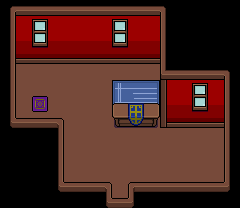

This is a level from a 2D game, rendered from its Tiled map with the project's own tilesets. A one-line summary and the complete map file follow:
An orthogonal 15x13 tile map with 16x16 px tiles, 3 tile layers (Base Layer, Ground Layer, Upper Layer), 3 tilesets and 6 objects (3x WorldObject, Entrance, Talk_Woodworker, NPC_7).

<map version="1.10" tiledversion="1.10.2" orientation="orthogonal" renderorder="right-down" width="15" height="13" tilewidth="16" tileheight="16" infinite="0" nextlayerid="10" nextobjectid="47">
 <properties>
  <property name="BuildingID" type="int" value="22" />
  <property name="MapType" value="Town" />
 </properties>
 <tileset firstgid="1" source="../Tilesets/tilesetHouses.tsx" />
 <tileset firstgid="521" source="../Tilesets/tsWalls_Floors.tsx" />
 <tileset firstgid="1005" source="../Tilesets/Decor.tsx" />
 <layer id="6" name="Base Layer" width="15" height="13">
  <data encoding="csv">
588,588,588,588,588,588,588,588,588,588,588,588,588,588,588,
588,699,699,699,699,699,699,699,699,699,588,588,588,588,588,
588,721,721,721,721,721,721,721,721,721,588,588,588,588,588,
588,743,743,743,743,743,743,743,743,743,588,588,588,588,588,
588,895,895,895,895,895,895,895,895,895,588,588,588,588,588,
588,895,895,895,895,895,895,895,895,895,699,699,699,699,588,
588,895,895,895,895,895,895,895,895,895,721,721,721,721,588,
588,895,895,895,895,895,895,895,895,895,743,743,743,743,588,
588,588,588,588,895,895,895,895,895,895,895,895,895,895,588,
588,588,588,588,895,895,895,895,895,895,895,895,895,895,588,
588,588,588,588,895,895,895,895,895,895,895,895,895,895,588,
588,588,588,588,895,895,895,895,895,895,895,895,895,895,588,
588,588,588,588,588,588,588,895,588,588,588,588,588,588,588
</data>
 </layer>
 <layer id="7" name="Ground Layer" width="15" height="13">
  <data encoding="csv">
631,544,544,544,544,544,544,544,544,544,632,566,566,566,566,
633,566,2086,566,0,0,0,2086,0,0,655,566,566,566,566,
633,566,2109,566,0,0,0,2109,0,0,655,566,566,566,566,
633,610,610,610,610,610,610,610,610,610,655,0,0,0,0,
633,0,0,0,0,0,0,0,0,0,543,544,544,544,632,
633,0,0,0,0,0,0,2126,2127,2128,565,0,2086,0,655,
633,0,2106,0,0,0,0,2149,2150,2151,587,0,2109,0,655,
653,0,0,0,0,0,0,443,445,446,609,610,610,610,655,
0,0,0,633,0,0,0,0,0,0,0,0,0,0,655,
0,0,0,633,0,0,0,0,0,0,0,0,0,0,655,
0,0,0,633,0,0,0,0,0,0,0,0,0,0,655,
0,0,0,653,0,0,0,0,0,0,0,0,0,0,654,
566,566,566,566,566,566,653,0,654,566,566,566,566,566,566
</data>
 </layer>
 <layer id="8" name="Upper Layer" width="15" height="13">
  <data encoding="csv">
0,0,0,0,0,0,0,0,0,0,0,0,0,0,0,
0,0,0,0,0,0,0,0,0,0,0,0,0,0,0,
0,0,0,0,0,0,0,0,0,0,0,0,0,0,0,
0,0,0,0,0,0,0,0,0,0,0,0,0,0,0,
0,0,0,0,0,0,0,0,0,0,0,0,0,0,0,
0,0,0,0,0,0,0,0,0,0,0,0,0,0,0,
0,0,0,0,0,0,0,471,419,472,0,0,0,0,0,
0,522,522,523,0,0,0,0,0,0,0,0,0,0,0,
0,0,0,0,0,0,0,0,0,0,0,0,0,0,0,
0,0,0,0,0,0,0,0,0,0,0,0,0,0,0,
0,0,0,0,0,0,0,0,0,0,0,0,0,0,0,
0,0,0,0,522,522,523,0,521,522,522,522,522,522,0,
0,0,0,0,0,0,0,522,0,0,0,0,0,0,0
</data>
 </layer>
 <objectgroup id="4" name="Travel Layer">
  <object id="1" name="Entrance" x="112" y="204" width="16" height="4">
   <properties>
    <property name="EntranceDir" value="Up" />
    <property name="Map" value="mapTown" />
   </properties>
  </object>
 </objectgroup>
 <objectgroup id="9" name="MapObject">
  <object id="27" name="WorldObject" x="160" y="128" width="64" height="16">
   <properties>
    <property name="ObjectID" type="int" value="142" />
   </properties>
  </object>
  <object id="40" name="WorldObject" x="16" y="64" width="48" height="32">
   <properties>
    <property name="ObjectID" type="int" value="90" />
   </properties>
  </object>
  <object id="41" name="Talk_Woodworker" x="128" y="96" width="16" height="32" />
  <object id="38" name="WorldObject" x="64" y="64" width="16" height="16">
   <properties>
    <property name="ObjectID" type="int" value="165" />
   </properties>
  </object>
 </objectgroup>
 <objectgroup id="5" name="Character Layer">
  <object id="44" name="NPC_7" x="128" y="96" width="16" height="16" />
 </objectgroup>
</map>
